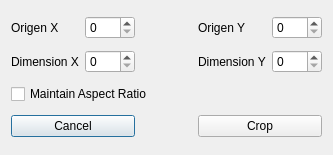
<?xml version="1.0" encoding="UTF-8"?>
<ui version="4.0">
 <class>Dialog</class>
 <widget class="QDialog" name="Dialog">
  <property name="geometry">
   <rect>
    <x>0</x>
    <y>0</y>
    <width>333</width>
    <height>155</height>
   </rect>
  </property>
  <property name="windowTitle">
   <string>Dialog</string>
  </property>
  <layout class="QGridLayout" name="gridLayout">
   <item row="0" column="3">
    <widget class="QLabel" name="label_3">
     <property name="text">
      <string>Origen Y</string>
     </property>
    </widget>
   </item>
   <item row="0" column="0">
    <widget class="QLabel" name="label">
     <property name="text">
      <string>Origen X</string>
     </property>
    </widget>
   </item>
   <item row="1" column="0">
    <widget class="QLabel" name="label_2">
     <property name="text">
      <string>Dimension X</string>
     </property>
    </widget>
   </item>
   <item row="1" column="3">
    <widget class="QLabel" name="label_4">
     <property name="text">
      <string>Dimension Y</string>
     </property>
    </widget>
   </item>
   <item row="0" column="1">
    <widget class="QSpinBox" name="spinBoxXO"/>
   </item>
   <item row="0" column="4">
    <widget class="QSpinBox" name="spinBoxYO"/>
   </item>
   <item row="1" column="1">
    <widget class="QSpinBox" name="spinBoxXD"/>
   </item>
   <item row="1" column="4">
    <widget class="QSpinBox" name="spinBoxYD"/>
   </item>
   <item row="2" column="0" colspan="3">
    <widget class="QCheckBox" name="checkBoxAspectRatio">
     <property name="text">
      <string>Maintain Aspect Ratio</string>
     </property>
    </widget>
   </item>
   <item row="4" column="0" colspan="2">
    <widget class="QPushButton" name="pushButtonCancel">
     <property name="text">
      <string>Cancel</string>
     </property>
     <property name="icon">
      <iconset resource="../VSOP.qrc">
       <normaloff>:/icons/icons/cancel.png</normaloff>:/icons/icons/cancel.png</iconset>
     </property>
    </widget>
   </item>
   <item row="4" column="3" colspan="2">
    <widget class="QPushButton" name="pushButtonOk">
     <property name="text">
      <string>Crop</string>
     </property>
     <property name="icon">
      <iconset resource="../VSOP.qrc">
       <normaloff>:/icons/icons/accept.png</normaloff>:/icons/icons/accept.png</iconset>
     </property>
    </widget>
   </item>
  </layout>
 </widget>
 <resources>
  <include location="../VSOP.qrc"/>
 </resources>
 <connections/>
</ui>
